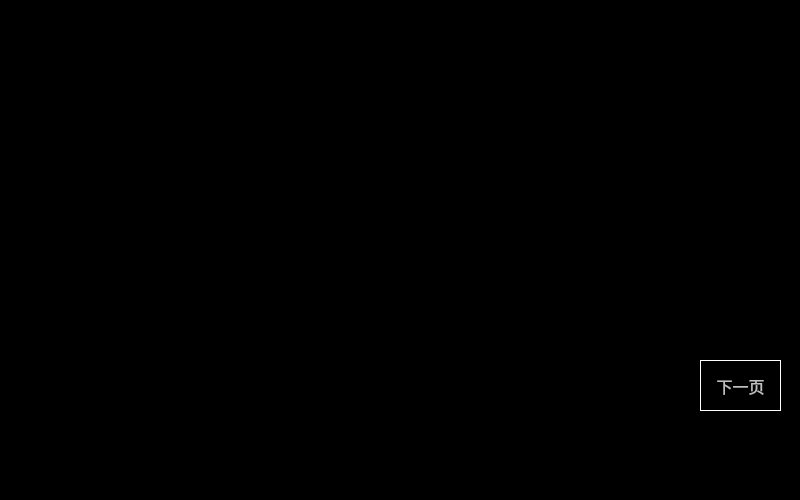
<?xml version="1.0" encoding="UTF-8"?>
<ui version="4.0">
 <class>Condition_Brake</class>
 <widget class="QWidget" name="Condition_Brake">
  <property name="geometry">
   <rect>
    <x>0</x>
    <y>0</y>
    <width>800</width>
    <height>500</height>
   </rect>
  </property>
  <property name="windowTitle">
   <string>Form</string>
  </property>
  <property name="styleSheet">
   <string notr="true">QWidget
{
	background-color: black;
}
QLabel
{
	border:1px solid white;
	font:16px;
    color: rgb(192,192,192);
}

QPushButton
{
	font:16px;
    color: rgb(192,192,192);
	background-color: rgb(0, 0, 0);
	border:1px solid white;
}</string>
  </property>
  <widget class="QPushButton" name="BTN_Page">
   <property name="geometry">
    <rect>
     <x>700</x>
     <y>360</y>
     <width>81</width>
     <height>51</height>
    </rect>
   </property>
   <property name="styleSheet">
    <string notr="true"/>
   </property>
   <property name="text">
    <string>下一页</string>
   </property>
  </widget>
 </widget>
 <resources/>
 <connections/>
</ui>
